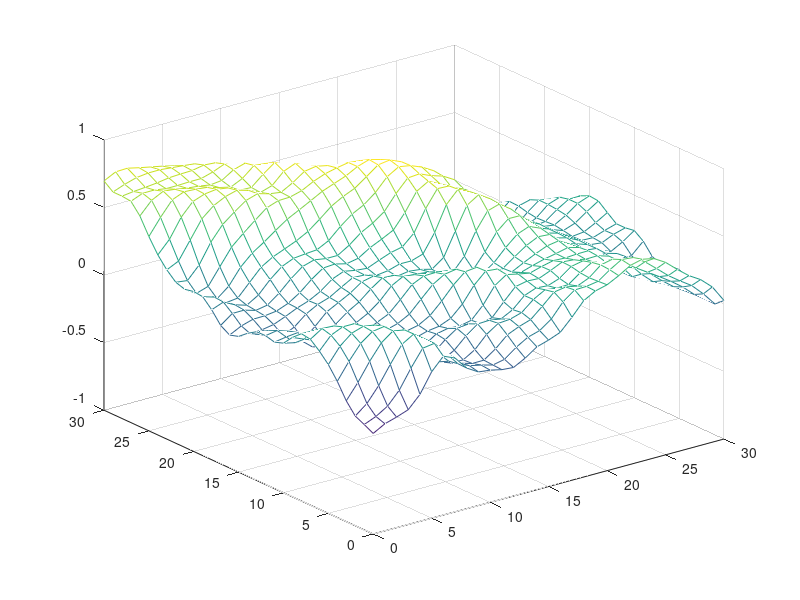

Write the MATLAB code that produced this figure.

fengji=5;
pinpushu=5;
jiaodushu=10;

% 3 2.438306 16.444115  4.053570
% 5 1.462983 9.866469   2.432142
% 7 1.044989 7.047480   1.737244
% 9 0.812770 5.481373   1.351190
% 11 0.664988 4.484760  1.105519
% 13 0.562683 3.794799  0.935439
% 15 0.487659 3.288826  0.810714
% 17 0.430288 2.901905  0.715336

wavewmin = [2.438306 1.462983 1.044989 0.812770 0.664988 0.562683 0.487659 0.430288];
wavewmax = [16.444115 9.866469 7.047480 5.481373 4.484760 3.794799 3.288826 2.90190];
wavewp=[4.053570 2.432142 1.737244 1.351190 1.105519 0.935439 0.810714 0.715336];

%-----------------------------------------------------
u=[3,5,7,9,11,13,15,17];
%---------------------------------------------------

if fengji>8
    fengji=8;
end
if fengji<1
    fengji=1;
end
fi=fengji;
wmin=wavewmin(fi);
wmax=wavewmax(fi);
wp=wavewp(fi);
ui=u(fi);
M=pinpushu;
N=jiaodushu;
wavewn=(wmax-wmin)/M;
thetawn=pi/N;
dx=1;
dy=1;
x=[0:dx:30];
y=[0:dy:30];
[x,y]=meshgrid(x,y);
z=zeros(size(x));
for wi=1:M
    for ki=1:N
        theta=-pi/2+(ki-1)*thetawn;
         epsin=rand*2*pi;
         w=wmin+(wi-1)*wavewn+wavewn/2;
         swi=0.81*exp(-7400/(w*ui+eps).^4)*2*(cos(theta)).^2/(pi*(w.^5+eps));
        an=sqrt(2*swi*wavewn*theta);
       z1=w*w*x*cos(theta)/9.8+w*w*y*sin(theta)/9.8+epsin;
       z=an*cos(z1)+z;
    end
end
mesh(x,y,real(z));
% shading interp;
% lightangle(-45,30);
% set(findobj(gca,'type','surface'),'FaceLighting','phong','AmbientStrength',.3,'DiffuseStrength',.8,...
%     'SpecularStrength',.9,'SpecularExponent',200)
z=real(z)

